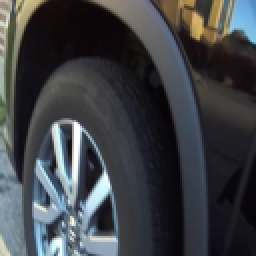
#> input picture Challenge 1 - Rim Center Location/Final/labeled_example_data/rim_000.png, 128 x 128 px, found by its file name (shown 2 times larger)
$ jupyter execute Regression.ipynb
#> lines starting #> are read from the running program, lines starting #| are printed output that depends on the picture; after the words box and inside, x2 and y2 are one past the last pixel; in counts of white or black regions, pixels touching at a corner belong together
[cell 1]
import json
import cv2 as cv
from pathlib import Path

# Paths
base_dir = Path.cwd()  # current working directory
data_dir = base_dir / "labeled_example_data"
labels_path = data_dir / "labels.json"
output_dir = base_dir / "labeled_with_red_dot"
output_dir.mkdir(exist_ok=True)

# Load labels
with open(labels_path, "r") as f:
#> (reads Challenge 1 - Rim Center Location/Old/labeled_example_data/labels.json from the repository)
    labels = json.load(f)

# Loop through all entries
for entry in labels:
    img_path = data_dir / entry["filename"]
    img = cv.imread(str(img_path))
#> img is the input picture: shape (128, 128, 3); mean B, G, R 69.6, 65.4, 62.9
    if img is None:
        print(f"⚠️ Could not read {img_path}")
        continue

    h, w = img.shape[:2]
#> h = 128; w = 128

    # Draw red dot if wheel is present
    if entry["is_present"] == 1.0:
        x_px = int(entry["center"][0] * w)
#> x_px = 37
        y_px = int(entry["center"][1] * h)
#> y_px = 113
        cv.circle(img, (x_px, y_px), 5, (0, 0, 255), -1)  # red filled circle
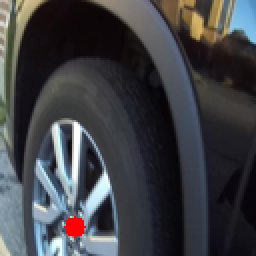
#> img: shape (128, 128, 3) (shown 2 times larger); 0.49% of pixels changed, all inside (x1, y1, x2, y2) = (32, 108, 43, 119)

    # Save annotated image
    out_path = output_dir / entry["filename"]
    cv.imwrite(str(out_path), img)

print(f"✅ Annotated images saved to: {output_dir}")
